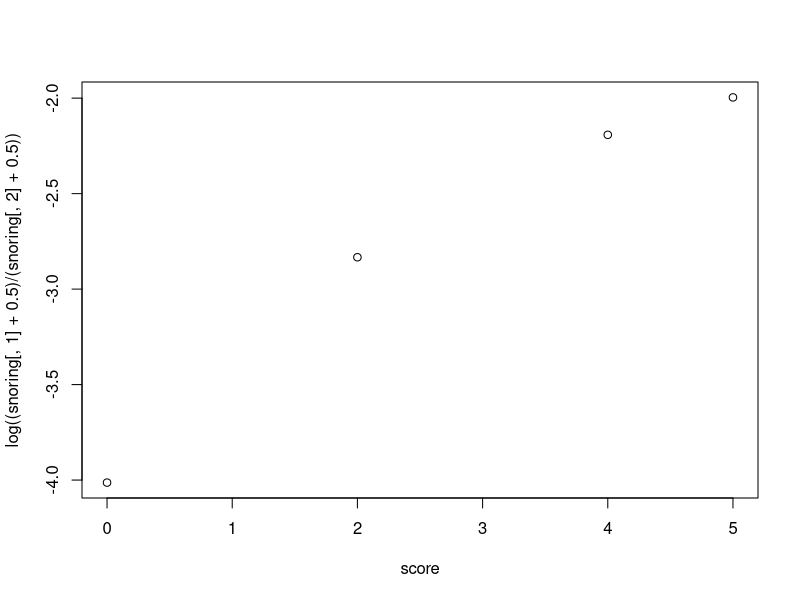
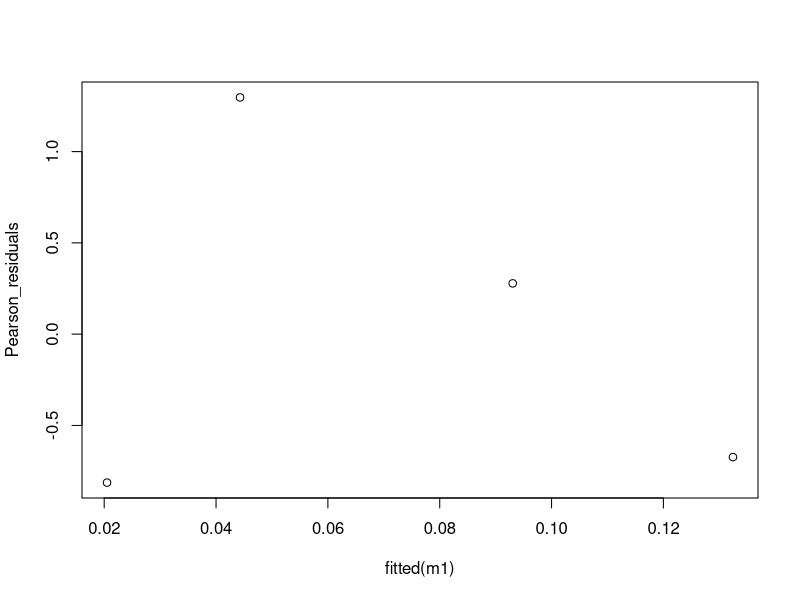

Recreate these plots in R, in order.
#Exercise 5
#a


score<-c(0,2,4,5) #hours of snoring

snoring <- matrix(c(24,1355,35,603,21,192,30,224), ncol=2, byrow=TRUE)
#create a matrix with heart failure and no heart attck as columns

plot(score,log((snoring[,1]+0.5)/(snoring[,2]+0.5)))
#plot of empirical logits of the probability of heart failure
# against snoring hours 

#b

# Fit a logistic regression model considering the linear effect
# of average snoring hours.

m1<-glm(snoring~score,family=binomial)

summary(m1)
##parameter interpretations

exp(coef(m1))

##exp(b0) = 0.021 which means that the expected odd of snoring
#is 0.021. which actually means that for every 1000 people
#who do not snore I expect the 21 to have heart failure.

##exp(b1) = 1.49 which means that the expected odd ratio
#for those who snore to have heart failure is 49% bigger
#than those who dont snore. Also means that if we increase
#the snoring hours by 1 unit we expect to have increased odd by 49%

#c

1-pchisq(2.8089,2)  #checking the scaled deviance
                    #p-value > 0.05 so we do not reject the null hypothesis
                    #the model fits the data well


Pearson_residuals<-resid(m1,type="pearson")  ##Pearson's residuals

plot(fitted(m1),Pearson_residuals) #no clear pattern, good fit

#d

newscore<-c(1,2,3)
newscore
new=data.frame(score=newscore)
new
predict(m1,newdata = new,type = "response")
